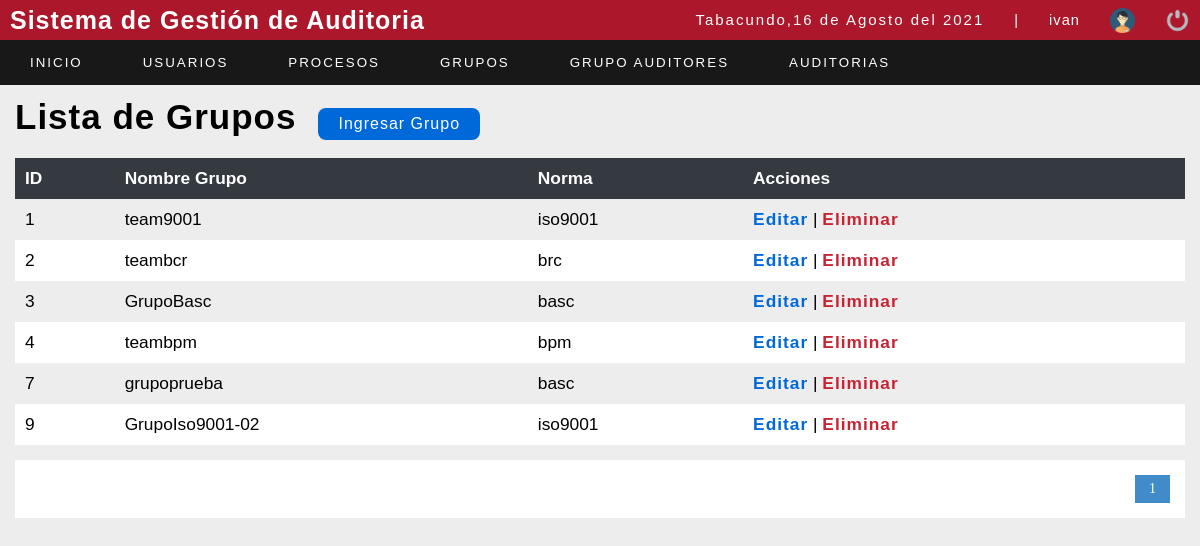
/sistema/lista_grupo_auditor.php (signed in), run on an earlier commit of the app's database.
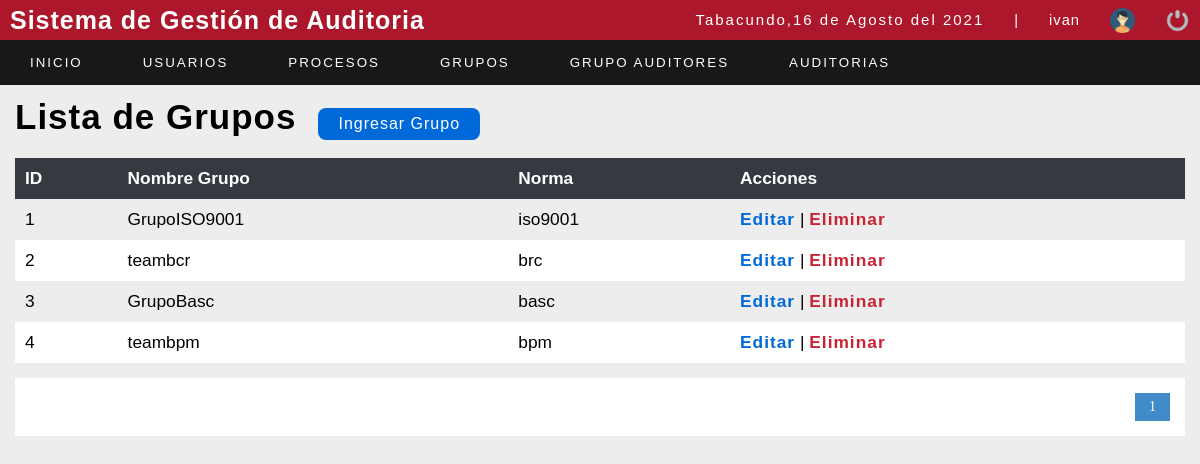
And on a later commit of the database.
### tables this page shows
CREATE TABLE `grupoauditor` (
  `idgrupo` int(11) NOT NULL,
  `nombregrupo` varchar(50) NOT NULL,
  `idnorma` int(11) NOT NULL
);

CREATE TABLE `norma` (
  `idnorma` int(11) NOT NULL,
  `nombrenorma` varchar(50) NOT NULL
);

### sistema/lista_grupo_auditor.php (the view, shortened to what this page needs)
<?php
	include "../conexion.php";
 ?>
<!DOCTYPE html>
<html lang="en">
<head>
	<?php include "includes/scripts.php";?>
</head>
<body>
<?php include "includes/header.php";?>
	<section id="container">
    <h1>Lista de Grupos </h1>
 <a href="registro_grupo_auditor.php" class="btn_new">Ingresar Grupo</a>
<table>
<tr>
    <th>ID</th>
    <th>Nombre Grupo</th>
	<th>Norma</th>
	<th>Acciones</th>
</tr>
 <?php
$sql_registe = mysqli_query($conection,"SELECT COUNT(*) as total_registro FROM grupoauditor");
$result_register = mysqli_fetch_array($sql_registe);
$total_registro = $result_register['total_registro'];
$por_pagina = 10;
if(empty($_GET['pagina']))
{
    $pagina = 1;
}else{
    $pagina = $_GET['pagina'];
}
$desde = ($pagina-1) * $por_pagina;
$total_paginas = ceil($total_registro / $por_pagina);
 $query = mysqli_query($conection, "SELECT g.idgrupo, g.nombregrupo,n.nombrenorma from norma n , grupoauditor g where g.idnorma=n.idnorma ORDER BY idgrupo ASC LIMIT $desde,$por_pagina");
$result=mysqli_num_rows($query);
 if($result>0){
    while($data=mysqli_fetch_array($query)){
      ?>
<tr>
    <td><?php echo $data[0];?></td>
    <td><?php echo $data[1] ;?></td>
    <td><?php echo $data[2];?></td>
    <td>
        <a class="link_edit" href="editar_grupo_auditor.php?id=<?php echo $data["idgrupo"]; ?>">Editar</a>
		<?php if ($_SESSION['rol']==1){?>
		|
		<a class="link_delete" href="eliminar_grupo_auditor.php?id=<?php echo $data["idgrupo"]; ?>">Eliminar</a>
	   <?php }?>
    </td>
</tr>
       <?php
    }
  }
 ?>
</table>
<div class="paginador">
			<ul>
			<?php
				for ($i=1; $i <= $total_paginas; $i++) {
					if($i == $pagina)
					{
						echo '<li class="pageSelected">'.$i.'</li>';
					}else{
						echo '<li><a href="?pagina='.$i.'">'.$i.'</a></li>';
					}
				}
			 ?>
			</ul>
		</div>
	</section>
</body>
</html>

What changed in the data, as far as the page shows it:
removed grupoauditor: idgrupo "7", nombregrupo "grupoprueba", idnorma.nombrenorma "basc"
removed grupoauditor: idgrupo "9", nombregrupo "GrupoIso9001-02", idnorma.nombrenorma "iso9001"
changed grupoauditor "iso9001": nombregrupo "team9001" → "GrupoISO9001"
